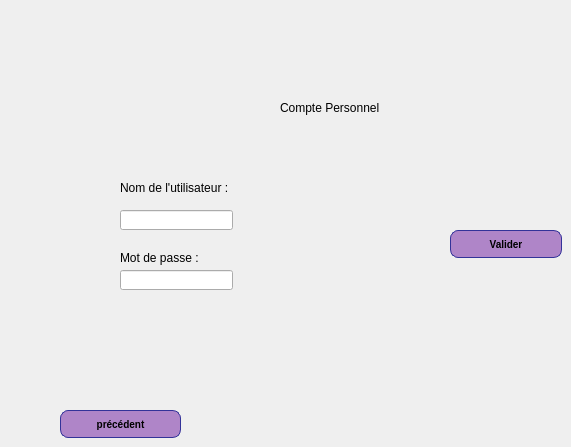
      <widget class="QWidget" name="page_5">
       <widget class="QLabel" name="label_2">
        <property name="geometry">
         <rect>
          <x>280</x>
          <y>100</y>
          <width>131</width>
          <height>16</height>
         </rect>
        </property>
        <property name="text">
         <string>Compte Personnel</string>
        </property>
       </widget>
       <widget class="QLabel" name="label_3">
        <property name="geometry">
         <rect>
          <x>120</x>
          <y>180</y>
          <width>131</width>
          <height>16</height>
         </rect>
        </property>
        <property name="text">
         <string>Nom de l'utilisateur :</string>
        </property>
       </widget>
       <widget class="QLabel" name="label_4">
        <property name="geometry">
         <rect>
          <x>120</x>
          <y>250</y>
          <width>91</width>
          <height>16</height>
         </rect>
        </property>
        <property name="text">
         <string>Mot de passe :</string>
        </property>
       </widget>
       <widget class="QLineEdit" name="lineEdit_nu1">
        <property name="geometry">
         <rect>
          <x>120</x>
          <y>210</y>
          <width>113</width>
          <height>20</height>
         </rect>
        </property>
       </widget>
       <widget class="QLineEdit" name="lineEdit_mdp1">
        <property name="geometry">
         <rect>
          <x>120</x>
          <y>270</y>
          <width>113</width>
          <height>20</height>
         </rect>
        </property>
       </widget>
       <widget class="QPushButton" name="pushButton_Loginvol">
        <property name="geometry">
         <rect>
          <x>450</x>
          <y>230</y>
          <width>112</width>
          <height>28</height>
         </rect>
        </property>
        <property name="font">
         <font>
          <pointsize>-1</pointsize>
          <weight>75</weight>
          <bold>true</bold>
         </font>
        </property>
        <property name="styleSheet">
         <string notr="true">QPushButton {
color: black;
background-color: rgb(175, 133, 200);
border-width: 1px;
border-color: #339;
border-style: solid;
border-radius: 8;
padding: 3px;
font-size: 10px;
padding-left: 5px;
padding-right: 5px;
min-width: 100px;
max-width: 300px;
min-height: 20px;
max-height: 50px;
}</string>
        </property>
        <property name="text">
         <string>Valider</string>
        </property>
       </widget>
       <widget class="QPushButton" name="pushButton_prec_menuvol">
        <property name="geometry">
         <rect>
          <x>60</x>
          <y>410</y>
          <width>121</width>
          <height>28</height>
         </rect>
        </property>
        <property name="font">
         <font>
          <pointsize>-1</pointsize>
          <weight>75</weight>
          <bold>true</bold>
         </font>
        </property>
        <property name="styleSheet">
         <string notr="true">QPushButton {
color: black;
background-color: rgb(175, 133, 200);
border-width: 1px;
border-color: #339;
border-style: solid;
border-radius: 8;
padding: 3px;
font-size: 10px;
padding-left: 5px;
padding-right: 5px;
min-width: 100px;
max-width: 300px;
min-height: 20px;
max-height: 50px;
}</string>
        </property>
        <property name="text">
         <string>précédent</string>
        </property>
       </widget>
      </widget>
